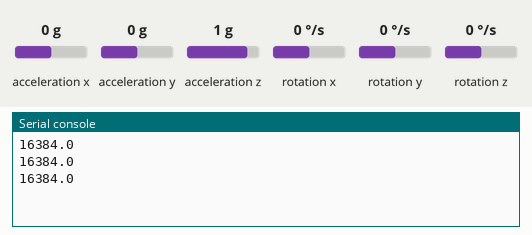
Recording of a program running on a simulated ESP32 board running MicroPython. Parts: the last lines printed to the serial console. The inputs (shaded band) are chosen by the test bench; at power-on: acceleration x 0 g, acceleration y 0 g, acceleration z 1 g, rotation x 0 °/s, rotation y 0 °/s, rotation z 0 °/s. Library files of the repository ran but are not shown: mpu6050.py.

Above: at 1.2 s.
1.3 s: acceleration x set to -1.4 g
At 1.9 s:
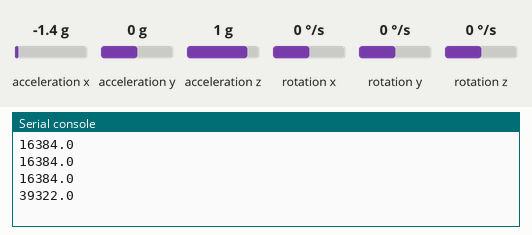
2.8 s: acceleration y set to -1.4 g
At 3.5 s:
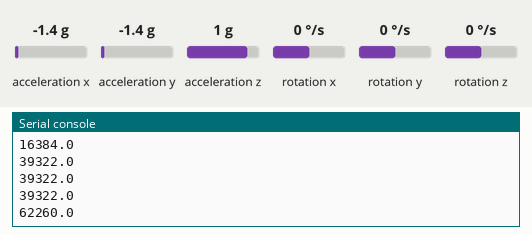
4.3 s: acceleration z set to -1.4 g
At 5.0 s:
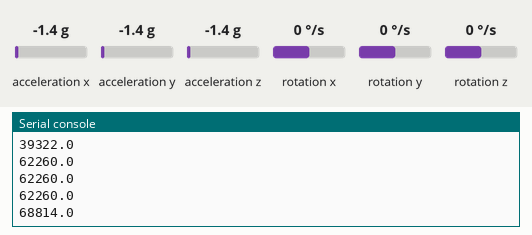
Timing chart, 0 to 7.3 s (numbered marks = the images above; inputs shaded):
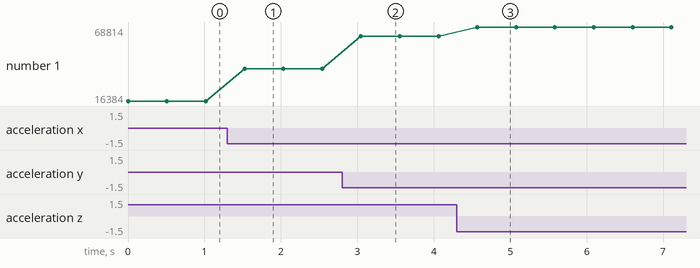

The program:

accellero.py
```python
from machine import I2C
from machine import Pin
from machine import sleep
import mpu6050
import math
i2c = I2C(scl=Pin(22), sda=Pin(23))     #initializing the I2C method for ESP32
#i2c = I2C(scl=Pin(5), sda=Pin(4))       #initializing the I2C method for ESP8266
mpu= mpu6050.accel(i2c)
while True:
    values = mpu.get_acc_values()
    sumOfValues = 0
    for i in range(0,len(values)):
        sumOfValues += math.fabs(values[i])
    print(sumOfValues)
#  print(mpu.get_acc_values())
#  print(mpu.get_gyro_values())
    sleep(500)
```

Measured:
- after the input at 1.3 s, the serial console: prints a new line after 0.22 s (image 1)
- after the input at 2.8 s, the serial console: prints a new line after 0.25 s (image 2)
- after the input at 4.3 s, the serial console: prints a new line after 0.27 s (image 3)
- plotted number 1: 16384 → 39322 after the input at 1.3 s, 39322 → 62260 after the input at 2.8 s, 62260 → 68814 after the input at 4.3 s
